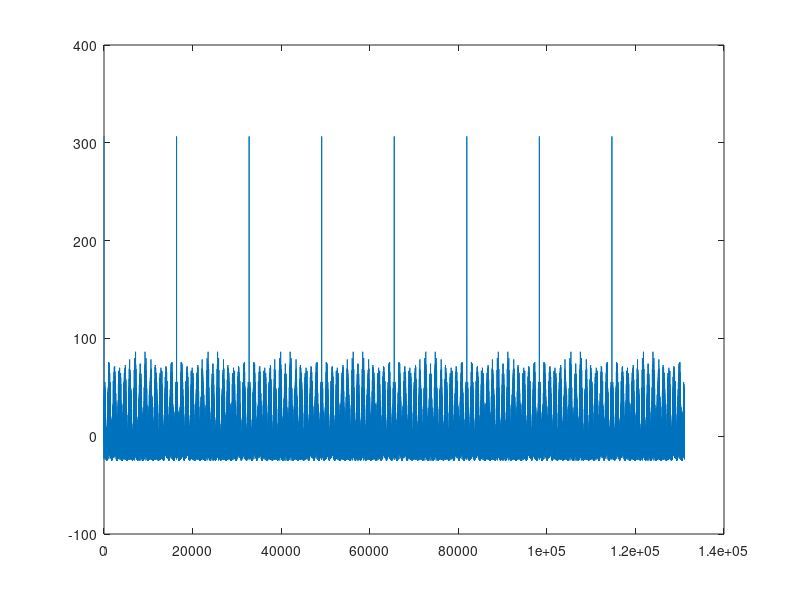

Source code (MATLAB): (Note: this script raises an error after producing the figure.)
%
% create ripple
%
% GenerateSeqRipple7, H.Versnel/Pascal Dephi, was used as an example
%
% Main
%
tic;
% parameters
freqMod    =     7;         % ?? 10*binfact
ampl       =   100;         % ?? modulation depth
nTone      =   120;         % number of components
nP         = 35100;         % 
nFlat      = 33650;         % target-static
nFFT       = 16384;         % 2^14
DARate     =    20;         % 20 K
rev        = false;         % static followed by dynamic
%%%%%%%%%%%%%%%%%%%%%%%%%%%%%%%%%%%%%%%%%%%%%%%%%%%%%%%%%%%%%%%%%%%%%%%%
%ergens anders gedefinieerd
%
specWidth  = 120;
specWidth  = specWidth/20;
freqRipple = 0;
freq0      = 350;
binFact    = 2*16384*(20/1000000);
phiC       = zeros(1,nTone);
if nTone > 1
    dFreq = specWidth/(nTone-1);
else
    dFreq = 0;
end
XF = zeros(1,nTone);
for i=1:nTone
    XF(i)   = round(freq0*2^((i-1)*dFreq)*binFact);
    phiC(i) = 2*pi*rand;
end
phasM      = zeros(1,nTone);
%
%%%%%%%%%%%%%%%%%%%%%%%%%%%%%%%%%%%%%%%%%%%%%%%%%%%%%%%%%%%%%%%%%%%%%%%%

% Buffers
XF1 = zeros(1,nTone);       % side Fc-Fm
XF2 = zeros(1,nTone);       % side Fc+Fm
phasM1 = zeros(1,nTone);    % phases side Fc-Fm
phasM2 = zeros(1,nTone);    % phases side Fc+Fm
phiM   = zeros(1,nTone);    % help array to compute phases
phiC2  = zeros(1,nTone);    % phases of side components

% variables
% int ntemp
% int nRep
% double ampC               % amplitude central component
% double ampM               %    side component
% double mindex             % ??
% double fact1              % ??
% double phi0               % phase component 0

ntemp = nFlat;
if rev == true              % static follows dynamic
    nFlat = nP;
    nP    = ntemp;
end

nRep = fix(0.5*nP/nFFT);    % number of buffers for stimulus duration
                            % can be removed later on
hDepth = ampl/200;          % set half of modulation                          
ampC = 1-hDepth;            % for 100% = 0.5
ampM = 0.5*hDepth;          %          = 0.25
mindex = hDepth/(1-hDepth); %          = 1.0
fac1 = sqrt(1+0.5*(mindex^2)); %       = 1.2247
if mindex == 0
    phi0 = asin((fac1-1)/mindex);
else
    phi0 = pi/2;
end
    
phiFac = pi*(nFlat/nFFT);   % 6.4513

for i=1:nTone
    phiC2(i) = phiC(i)+phiFac*XF(i);  % correct component phases
end

for i=1:nTone
    phiM(i) = 2*pi*freqRipple*dFreq*i+phi0;
    XF1(i) = XF(i)-freqMod;
    XF2(i) = XF(i)+freqMod;
    phasM1(i) = phiC2(i)+0.5*pi-phiM(i);
    phasM2(i) = 2*phiC2(i)-phasM1(i);
 end

SndWave   = ones(1,nP);     % buffer for sound wave form

cReal = zeros(1,nFFT);  % buffer
cImag = zeros(1,nFFT);  % buffer

% polar -> rectangular
[rXF1,iXF1] = pol2cart(ampM,phasM1);
[rXF,iXF]   = pol2cart(ampM,phasM);
[rXF2,iXF2] = pol2cart(ampM,phasM2);
% complex add
for i=1:nTone
    m  = XF(i);
    m1 = XF1(i);
    m2 = XF2(i);
    cReal(m)  = cReal(m) +rXF(i);
    cReal(m1) = cReal(m1)+rXF1(i);
    cReal(m2) = cReal(m2)+rXF2(i);
    cImag(m)  = cImag(m) +iXF(i);
    cImag(m1) = cImag(m1)+iXF1(i);
    cImag(m2) = cImag(m2)+iXF2(i);
end

spec = complex(cReal, cImag);

SndWave = abs(ifft(spec));
mn = mean(SndWave);
SndWave = SndWave - mn;

SndWave = [SndWave, SndWave];
SndWave = [SndWave, SndWave];
SndWave = [SndWave, SndWave];

plot(SndWave);
wavwrite(SndWave,50000,'c:\dick.wav');
toc;